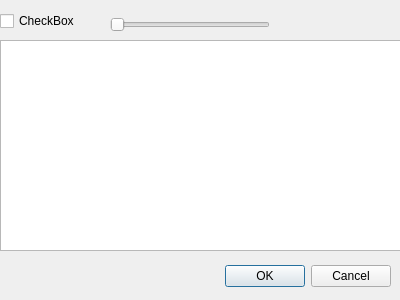
<?xml version="1.0" encoding="UTF-8"?>
<ui version="4.0">
 <class>Dialog</class>
 <widget class="QDialog" name="Dialog">
  <property name="geometry">
   <rect>
    <x>0</x>
    <y>0</y>
    <width>400</width>
    <height>300</height>
   </rect>
  </property>
  <property name="windowTitle">
   <string>Dialog</string>
  </property>
  <widget class="QDialogButtonBox" name="buttonBox">
   <property name="geometry">
    <rect>
     <x>50</x>
     <y>260</y>
     <width>341</width>
     <height>32</height>
    </rect>
   </property>
   <property name="orientation">
    <enum>Qt::Horizontal</enum>
   </property>
   <property name="standardButtons">
    <set>QDialogButtonBox::Cancel|QDialogButtonBox::Ok</set>
   </property>
  </widget>
  <widget class="QTextEdit" name="textEdit">
   <property name="geometry">
    <rect>
     <x>0</x>
     <y>40</y>
     <width>411</width>
     <height>211</height>
    </rect>
   </property>
  </widget>
  <widget class="QCheckBox" name="checkBox">
   <property name="geometry">
    <rect>
     <x>0</x>
     <y>10</y>
     <width>97</width>
     <height>22</height>
    </rect>
   </property>
   <property name="text">
    <string>CheckBox</string>
   </property>
  </widget>
  <widget class="QSlider" name="horizontalSlider">
   <property name="geometry">
    <rect>
     <x>110</x>
     <y>10</y>
     <width>160</width>
     <height>29</height>
    </rect>
   </property>
   <property name="orientation">
    <enum>Qt::Horizontal</enum>
   </property>
  </widget>
 </widget>
 <resources/>
 <connections>
  <connection>
   <sender>buttonBox</sender>
   <signal>accepted()</signal>
   <receiver>Dialog</receiver>
   <slot>accept()</slot>
   <hints>
    <hint type="sourcelabel">
     <x>248</x>
     <y>254</y>
    </hint>
    <hint type="destinationlabel">
     <x>157</x>
     <y>274</y>
    </hint>
   </hints>
  </connection>
  <connection>
   <sender>buttonBox</sender>
   <signal>rejected()</signal>
   <receiver>Dialog</receiver>
   <slot>reject()</slot>
   <hints>
    <hint type="sourcelabel">
     <x>316</x>
     <y>260</y>
    </hint>
    <hint type="destinationlabel">
     <x>286</x>
     <y>274</y>
    </hint>
   </hints>
  </connection>
 </connections>
</ui>
